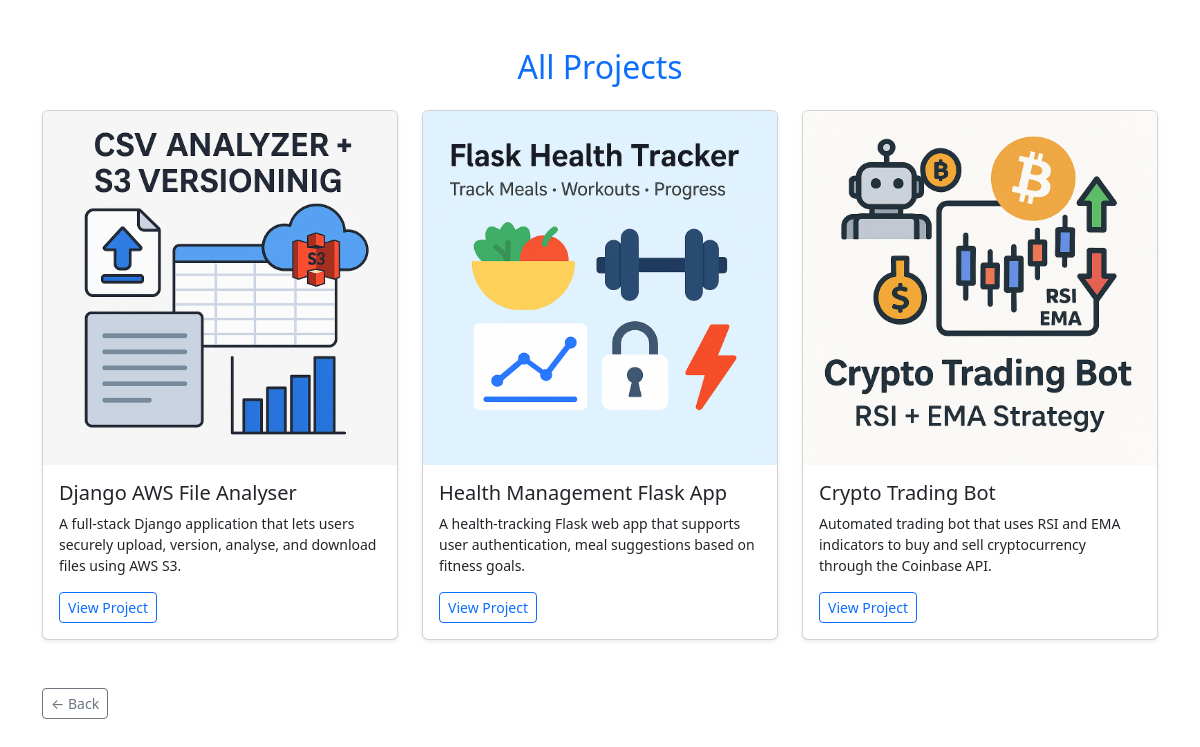
/projects/, run on the app's committed database.
### portfolio/models.py (models this page shows)
class Projects(models.Model):
    project_name = models.CharField(max_length=100, blank=True)
    project_desc = models.CharField(max_length=300, blank=True)
    project_long_text = models.TextField(blank=True)
    project_features = models.JSONField(blank=True, default=list)
    project_link = models.URLField(blank=True)
    project_tech = models.CharField(max_length=200, blank=True)
    project_slug = models.SlugField(unique=True, blank=True)
    project_feature = models.BooleanField(default=False)
    project_thumbnail = models.ImageField(null=True, upload_to='portfolio/images/', blank=True)

### portfolio/views.py (the view)
# urls.py: path("projects/", views.all_projects, name="all_projects"),
def all_projects(request):
    projects = Projects.objects.all()
    return render(request, "portfolio/all_projects.html", {"projects": projects})

### portfolio/templates/portfolio/all_projects.html
{% extends "portfolio/base.html" %}
{% block content %}
<div class="container my-5">
    <h2 class="text-center text-primary mb-4">All Projects</h2>
    <div class="row row-cols-1 row-cols-md-2 row-cols-lg-3 g-4">
        {% for project in projects %}
        <div class="col">
            <div class="card h-100 shadow-sm">
                <img src="{{ project.project_thumbnail.url }}" class="card-img-top" alt="{{ project.project_name }}">
                <div class="card-body">
                    <h5 class="card-title">{{ project.project_name }}</h5>
                    <p class="card-text small">{{ project.project_desc }}</p>
                    <a href="{% url 'project_detail' project.project_slug %}" class="btn btn-outline-primary btn-sm">View
                        Project</a>
                </div>
            </div>
        </div>
        {% endfor %}
    </div>
</div>
{% endblock %}

### portfolio/templates/portfolio/base.html (shortened to what this page needs)
<!DOCTYPE html>
<html>
<head>
    <link href="https://cdn.jsdelivr.net/npm/bootstrap@5.3.2/dist/css/bootstrap.min.css" rel="stylesheet">
</head>
<body>
{% block content %}
{% endblock %}
{% if request.path != '/' %}
<div class="container mt-3">
    <a href="javascript:history.back()" class="btn btn-sm btn-outline-secondary">← Back</a>
</div>
{% endif %}
</body>
</html>

### data on the page
Projects: project_thumbnail (picture), project_name "Django AWS File Analyser", project_desc "A full-stack Django application that lets users securely upload, version, analyse, and download files using AWS S3."
Projects: project_thumbnail (picture), project_name "Health Management Flask App", project_desc "A health-tracking Flask web app that supports user authentication, meal suggestions based on fitness goals."
Projects: project_thumbnail (picture), project_name "Crypto Trading Bot", project_desc "Automated trading bot that uses RSI and EMA indicators to buy and sell cryptocurrency through the Coinbase API."
